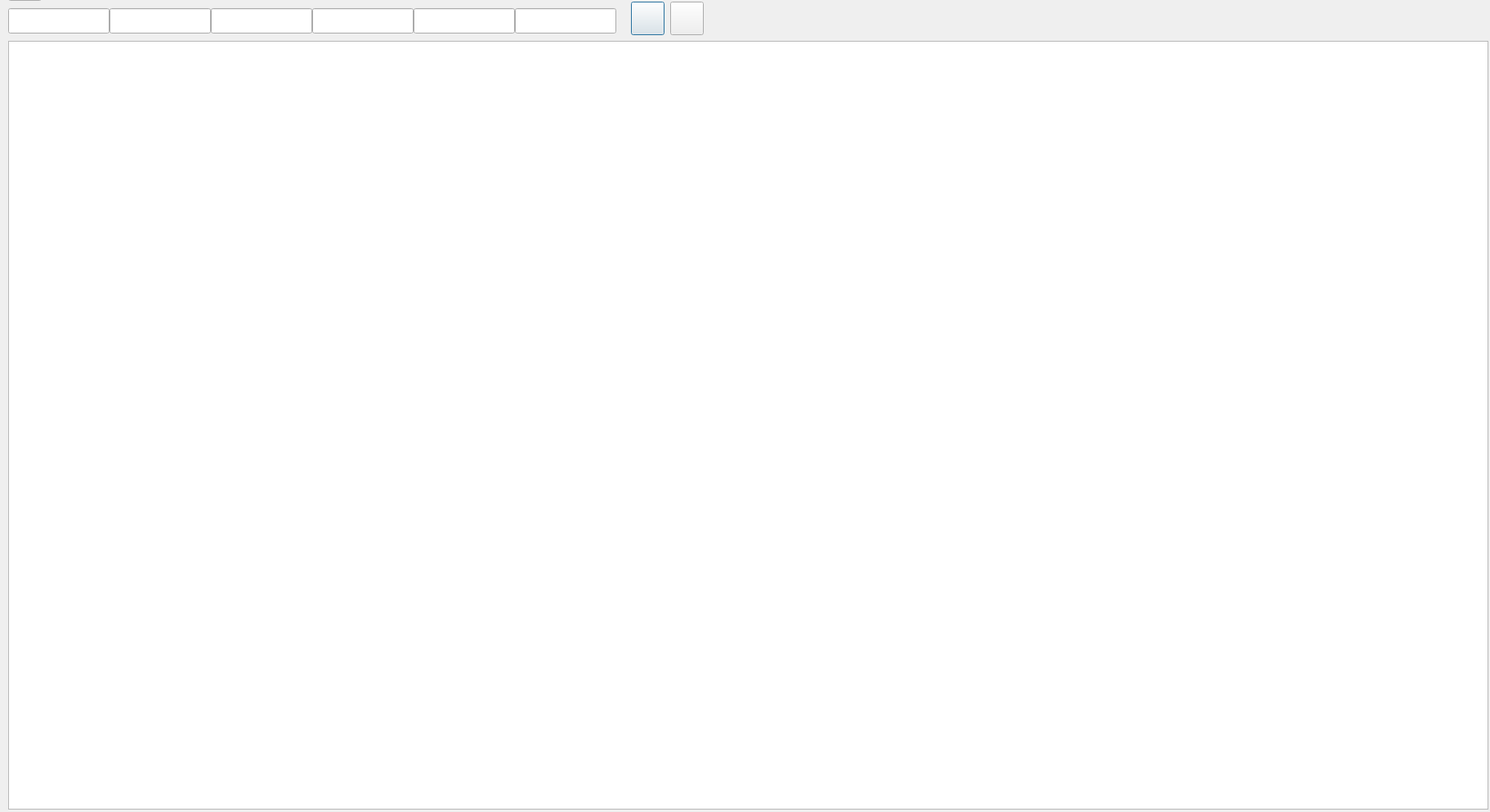
<?xml version="1.0" encoding="UTF-8"?>
<ui version="4.0">
 <class>pzDialog</class>
 <widget class="QDialog" name="pzDialog">
  <property name="geometry">
   <rect>
    <x>0</x>
    <y>0</y>
    <width>1823</width>
    <height>994</height>
   </rect>
  </property>
  <property name="windowTitle">
   <string>Przyjęcie zewnętrzne</string>
  </property>
  <widget class="QPushButton" name="pushButton_2">
   <property name="geometry">
    <rect>
     <x>10</x>
     <y>-40</y>
     <width>41</width>
     <height>41</height>
    </rect>
   </property>
   <property name="sizePolicy">
    <sizepolicy hsizetype="Minimum" vsizetype="Minimum">
     <horstretch>0</horstretch>
     <verstretch>0</verstretch>
    </sizepolicy>
   </property>
   <property name="minimumSize">
    <size>
     <width>41</width>
     <height>41</height>
    </size>
   </property>
   <property name="toolTip">
    <string>Dodaj model</string>
   </property>
   <property name="text">
    <string/>
   </property>
   <property name="icon">
    <iconset resource="zasoby.qrc">
     <normaloff>:/zasoby/add.png</normaloff>:/zasoby/add.png</iconset>
   </property>
   <property name="iconSize">
    <size>
     <width>26</width>
     <height>26</height>
    </size>
   </property>
  </widget>
  <widget class="QPushButton" name="pushButtonSzukaj">
   <property name="geometry">
    <rect>
     <x>772</x>
     <y>2</y>
     <width>41</width>
     <height>41</height>
    </rect>
   </property>
   <property name="sizePolicy">
    <sizepolicy hsizetype="Minimum" vsizetype="Minimum">
     <horstretch>0</horstretch>
     <verstretch>0</verstretch>
    </sizepolicy>
   </property>
   <property name="minimumSize">
    <size>
     <width>41</width>
     <height>41</height>
    </size>
   </property>
   <property name="text">
    <string/>
   </property>
   <property name="icon">
    <iconset resource="zasoby.qrc">
     <normaloff>:/zasoby/find.png</normaloff>:/zasoby/find.png</iconset>
   </property>
   <property name="iconSize">
    <size>
     <width>26</width>
     <height>26</height>
    </size>
   </property>
   <property name="autoDefault">
    <bool>true</bool>
   </property>
   <property name="default">
    <bool>true</bool>
   </property>
  </widget>
  <widget class="QWidget" name="layoutWidget">
   <property name="geometry">
    <rect>
     <x>10</x>
     <y>9</y>
     <width>752</width>
     <height>33</height>
    </rect>
   </property>
   <layout class="QHBoxLayout" name="horizontalLayout">
    <property name="spacing">
     <number>0</number>
    </property>
    <item>
     <widget class="QLineEdit" name="lineEditwz">
      <property name="sizePolicy">
       <sizepolicy hsizetype="Fixed" vsizetype="Fixed">
        <horstretch>0</horstretch>
        <verstretch>0</verstretch>
       </sizepolicy>
      </property>
      <property name="minimumSize">
       <size>
        <width>124</width>
        <height>31</height>
       </size>
      </property>
     </widget>
    </item>
    <item>
     <widget class="QLineEdit" name="lineEditsp">
      <property name="sizePolicy">
       <sizepolicy hsizetype="Fixed" vsizetype="Fixed">
        <horstretch>0</horstretch>
        <verstretch>0</verstretch>
       </sizepolicy>
      </property>
      <property name="minimumSize">
       <size>
        <width>124</width>
        <height>31</height>
       </size>
      </property>
     </widget>
    </item>
    <item>
     <widget class="QLineEdit" name="lineEditkol">
      <property name="sizePolicy">
       <sizepolicy hsizetype="Fixed" vsizetype="Fixed">
        <horstretch>0</horstretch>
        <verstretch>0</verstretch>
       </sizepolicy>
      </property>
      <property name="minimumSize">
       <size>
        <width>124</width>
        <height>31</height>
       </size>
      </property>
     </widget>
    </item>
    <item>
     <widget class="QLineEdit" name="lineEditoc">
      <property name="sizePolicy">
       <sizepolicy hsizetype="Fixed" vsizetype="Fixed">
        <horstretch>0</horstretch>
        <verstretch>0</verstretch>
       </sizepolicy>
      </property>
      <property name="minimumSize">
       <size>
        <width>124</width>
        <height>31</height>
       </size>
      </property>
     </widget>
    </item>
    <item>
     <widget class="QLineEdit" name="lineEditma">
      <property name="sizePolicy">
       <sizepolicy hsizetype="Fixed" vsizetype="Fixed">
        <horstretch>0</horstretch>
        <verstretch>0</verstretch>
       </sizepolicy>
      </property>
      <property name="minimumSize">
       <size>
        <width>124</width>
        <height>31</height>
       </size>
      </property>
     </widget>
    </item>
    <item>
     <widget class="QLineEdit" name="lineEditwkl">
      <property name="sizePolicy">
       <sizepolicy hsizetype="Fixed" vsizetype="Fixed">
        <horstretch>0</horstretch>
        <verstretch>0</verstretch>
       </sizepolicy>
      </property>
      <property name="minimumSize">
       <size>
        <width>124</width>
        <height>31</height>
       </size>
      </property>
     </widget>
    </item>
    <item>
     <spacer name="horizontalSpacer">
      <property name="orientation">
       <enum>Qt::Horizontal</enum>
      </property>
      <property name="sizeType">
       <enum>QSizePolicy::Minimum</enum>
      </property>
      <property name="sizeHint" stdset="0">
       <size>
        <width>6</width>
        <height>20</height>
       </size>
      </property>
     </spacer>
    </item>
   </layout>
  </widget>
  <widget class="QPushButton" name="pushButton">
   <property name="geometry">
    <rect>
     <x>820</x>
     <y>2</y>
     <width>41</width>
     <height>41</height>
    </rect>
   </property>
   <property name="sizePolicy">
    <sizepolicy hsizetype="Minimum" vsizetype="Minimum">
     <horstretch>0</horstretch>
     <verstretch>0</verstretch>
    </sizepolicy>
   </property>
   <property name="minimumSize">
    <size>
     <width>41</width>
     <height>41</height>
    </size>
   </property>
   <property name="text">
    <string/>
   </property>
   <property name="icon">
    <iconset resource="zasoby.qrc">
     <normaloff>:/zasoby/reset.png</normaloff>:/zasoby/reset.png</iconset>
   </property>
   <property name="iconSize">
    <size>
     <width>26</width>
     <height>26</height>
    </size>
   </property>
  </widget>
  <widget class="QTableView" name="tableView">
   <property name="geometry">
    <rect>
     <x>10</x>
     <y>50</y>
     <width>1811</width>
     <height>941</height>
    </rect>
   </property>
   <property name="editTriggers">
    <set>QAbstractItemView::AnyKeyPressed|QAbstractItemView::DoubleClicked|QAbstractItemView::EditKeyPressed</set>
   </property>
   <property name="alternatingRowColors">
    <bool>true</bool>
   </property>
   <property name="selectionMode">
    <enum>QAbstractItemView::SingleSelection</enum>
   </property>
   <property name="selectionBehavior">
    <enum>QAbstractItemView::SelectRows</enum>
   </property>
   <property name="sortingEnabled">
    <bool>true</bool>
   </property>
   <attribute name="verticalHeaderVisible">
    <bool>false</bool>
   </attribute>
  </widget>
 </widget>
 <resources>
  <include location="zasoby.qrc"/>
 </resources>
 <connections/>
</ui>
